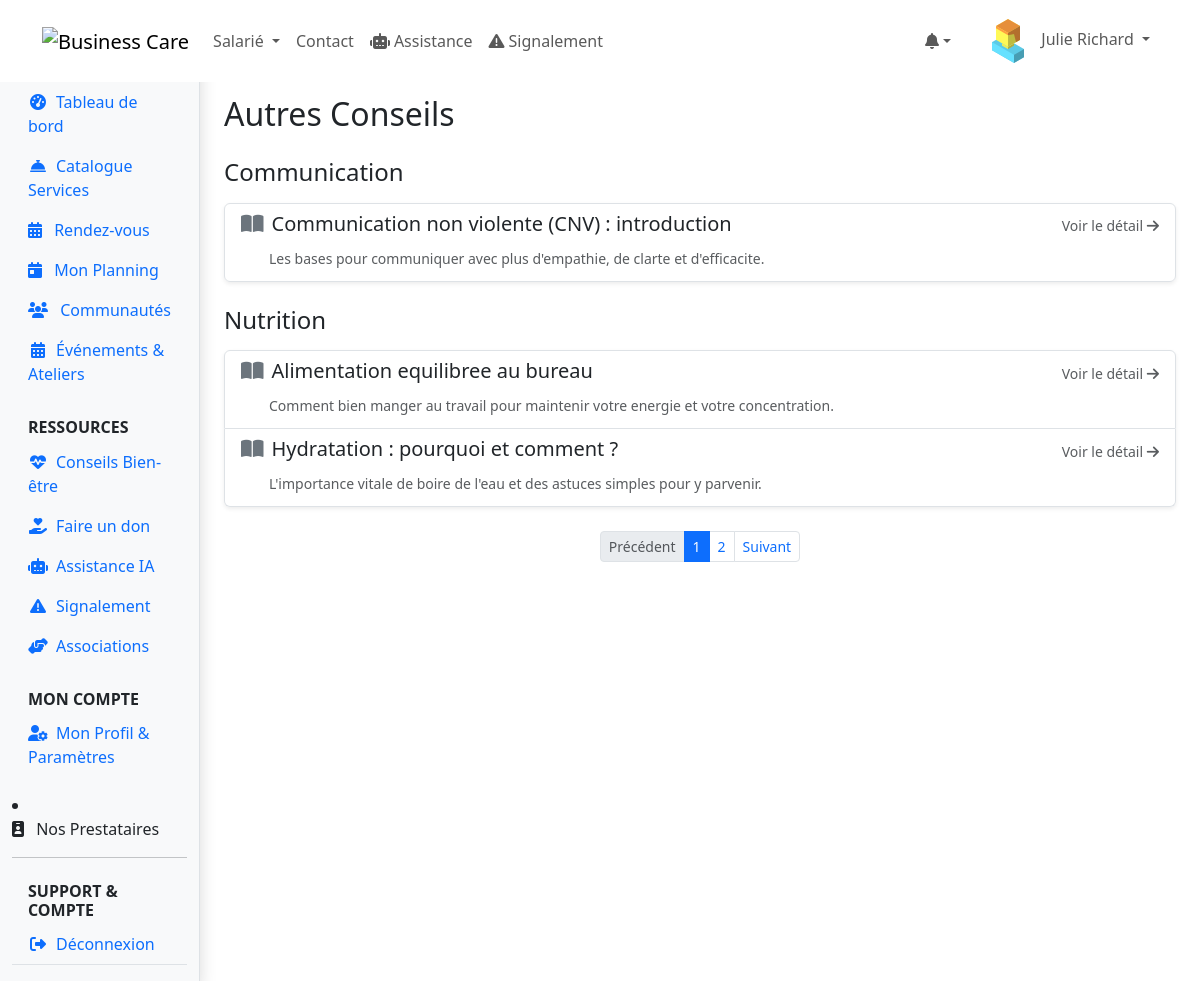
/web-client/modules/employees/counsel.php (signed in), run on the app's committed database.
### tables this page shows
CREATE TABLE conseils (
    id INT PRIMARY KEY AUTO_INCREMENT,
    titre VARCHAR(255) NOT NULL,
    icone VARCHAR(50),
    resume TEXT,
    categorie VARCHAR(100),
    contenu LONGTEXT NOT NULL
);

### shared/web-client/db.php (called while the page is built, shortened)
<?php
function getDbConnection()
{
    static $pdo = null;
    if ($pdo === null) {
        $dsn = "mysql:host=" . DB_HOST . ";dbname=" . DB_NAME . ";charset=" . DB_CHARSET;
        $options = [
            PDO::ATTR_ERRMODE => PDO::ERRMODE_EXCEPTION,
            PDO::ATTR_DEFAULT_FETCH_MODE => PDO::FETCH_ASSOC,
            PDO::ATTR_EMULATE_PREPARES => false,
        ];
        try {
            $pdo = new PDO($dsn, DB_USER, DB_PASS, $options);
        } catch (PDOException $e) {
            die("[FAILURE] Connexion a la base de donnees impossible: " . $e->getMessage());
        }
    }
    return $pdo;
}
function validateTableName($table)
{
    return $table;
}
function executeQuery($sql, $params = [])
{
    try {
        $pdo = getDbConnection();
        $stmt = $pdo->prepare($sql);
        $stmt->execute($params);
        return $stmt;
    } catch (PDOException $e) {
        error_log("PDOException in executeQuery: " . $e->getMessage() . " | SQL: " . $sql . " | Params: " . json_encode($params));
        throw $e;
    }
}
function _buildOrderByClause($orderBy, string $table): string
{
    if (is_string($orderBy) && !empty(trim($orderBy))) {
        if (preg_match('/^[a-zA-Z0-9_,\s\.\(\)]+(?:\s+(?:ASC|DESC))?(?:,\s*[a-zA-Z0-9_,\s\.\(\)]+(?:\s+(?:ASC|DESC))?)*$/', $orderBy)) {
            return " ORDER BY " . $orderBy;
        } else {
            error_log("[WARNING] Invalid characters detected in orderBy clause in _buildOrderByClause for table '$table': " . $orderBy);
        }
    } elseif (!empty($orderBy)) {
        error_log("[WARNING] Invalid type or empty orderBy parameter passed to _buildOrderByClause for table '$table'. Expected string, got: " . gettype($orderBy));
    }
    return '';
}
function _buildLimitOffsetClause($limit, $offset): string
{
    $clause = '';
    return $clause;
}
function fetchAll($table, $where = '', $orderBy = '', $limit = 0, $offset = 0, $params = [])
{
    $table = validateTableName($table);
    $sql = "SELECT * FROM $table";
    $sql .= _buildOrderByClause($orderBy, $table);
    $sql .= _buildLimitOffsetClause($limit, $offset);
    $stmt = executeQuery($sql, $params);
    return $stmt->fetchAll();
}

### web-client/includes/page_functions/modules/employees/counsel.php (called while the page is built, shortened)
<?php
function setupCounselPage()
{
    $pageTitle = "Conseils Bien-être";
    $categoriesPerPage = 2;
    $preferredCounselsGroupedForPage = [];
    $otherCounselsGroupedForPage = [];
    $userServiceType = null;
    $allConseils = [];
    $pagination = [
        'currentPage' => 1,
        'totalPages' => 1,
        'itemsPerPage' => $categoriesPerPage
    ];
    try {
        $tableConseils = defined('TABLE_CONSEILS') ? TABLE_CONSEILS : 'conseils';
        if ($userServiceType !== 'Starter Pack') {
            $allConseils = fetchAll(
                $tableConseils,
                '',
                'categorie ASC, titre ASC'
            );
        }
        $userInterests = [];
        $allPreferredCounselsGrouped = [];
        $allOtherCounselsGrouped = [];
        foreach ($allConseils as $conseil) {
            $category = $conseil['categorie'] ?? 'Autres';
            if ($userServiceType === 'Premium Pack' && in_array($category, $userInterests)) {
                if (!isset($allPreferredCounselsGrouped[$category])) {
                    $allPreferredCounselsGrouped[$category] = [];
                }
                $allPreferredCounselsGrouped[$category][] = $conseil;
            } else {
                if (!isset($allOtherCounselsGrouped[$category])) {
                    $allOtherCounselsGrouped[$category] = [];
                }
                $allOtherCounselsGrouped[$category][] = $conseil;
            }
        }
        $allCategories = array_unique(array_merge(array_keys($allPreferredCounselsGrouped), array_keys($allOtherCounselsGrouped)));
        sort($allCategories);
        $totalCategories = count($allCategories);
        if ($totalCategories > 0) {
            $totalPages = ceil($totalCategories / $categoriesPerPage);
            $pagination['totalPages'] = $totalPages;
            $currentPage = filter_input(INPUT_GET, 'page', FILTER_VALIDATE_INT, [
                'options' => ['default' => 1, 'min_range' => 1]
            ]);
            $currentPage = min($currentPage, $totalPages);
            $pagination['currentPage'] = $currentPage;
            $categoryOffset = ($currentPage - 1) * $categoriesPerPage;
            $categoriesToShow = array_slice($allCategories, $categoryOffset, $categoriesPerPage);
            foreach ($categoriesToShow as $catName) {
                if (isset($allOtherCounselsGrouped[$catName])) {
                    $otherCounselsGroupedForPage[$catName] = $allOtherCounselsGrouped[$catName];
                }
            }
        }
    } catch (Exception $e) {
        error_log("Erreur lors de la récupération ou pagination des conseils par catégorie: " . $e->getMessage());
        flashMessage("Impossible de charger les conseils bien-être.", "danger");
        $preferredCounselsGroupedForPage = [];
        $otherCounselsGroupedForPage = [];
    }
    return [
        'pageTitle' => $pageTitle,
        'preferredCounselsGrouped' => $preferredCounselsGroupedForPage,
        'otherCounselsGrouped' => $otherCounselsGroupedForPage,
        'pagination' => $pagination,
        'userServiceType' => $userServiceType
    ];
}

### web-client/modules/employees/counsel.php (the view, shortened to what this page needs)
<?php
require_once __DIR__ . '/../../includes/page_functions/modules/employees/counsel.php';
$viewData = setupCounselPage();
extract($viewData);
include __DIR__ . '/../../templates/header.php';
?>
<div class="container-fluid">
    <div class="row">
        <?php include __DIR__ . '/../../templates/sidebar.php'; ?>
        <main class="col-md-9 ms-sm-auto col-lg-10 px-md-4 pt-3">
            <div class="d-flex justify-content-between flex-wrap flex-md-nowrap align-items-center pb-2 mb-3 border-bottom">
                <h1 class="h2"><?= htmlspecialchars($pageTitle) ?></h1>
                <a href="<?= WEBCLIENT_URL ?>/modules/employees/dashboard.php" class="btn btn-sm btn-outline-secondary">
                </a>
            </div>
            <?php if (!empty($otherCounselsGrouped)): ?>
                <h2 class="mt-4 mb-3">Autres Conseils</h2>
                <?php foreach ($otherCounselsGrouped as $categorie => $conseils): ?>
                    <h4 class="mt-4 mb-3"><?= htmlspecialchars($categorie) ?></h4>
                    <div class="list-group mb-4 shadow-sm">
                        <?php foreach ($conseils as $conseil):
                            $titre = htmlspecialchars($conseil['titre'] ?? 'Conseil sans titre');
                            $resume = !empty($conseil['resume']) ? htmlspecialchars($conseil['resume']) : 'Pas de résumé.';
                            $icone = !empty($conseil['icone']) ? htmlspecialchars($conseil['icone']) : 'fas fa-book-open';
                            $detailUrl = WEBCLIENT_URL . '/modules/employees/counsel_detail.php?id=' . $conseil['id'];
                        ?>
                            <a href="<?= $detailUrl ?>" class="list-group-item list-group-item-action">
                                <div class="d-flex w-100 justify-content-between align-items-center">
                                    <h5 class="mb-1">
                                        <i class="<?= $icone ?> me-2 text-secondary"></i><?= $titre ?>
                                    </h5>
                                    <small class="text-muted">Voir le détail <i class="fas fa-arrow-right"></i></small>
                                </div>
                                <?php if (!empty($conseil['resume'])): ?>
                                    <p class="mb-1 mt-2 ms-4 ps-1 small text-muted"><?= $resume ?></p>
                                <?php endif; ?>
                            </a>
                        <?php endforeach; ?>
                    </div>
                <?php endforeach; ?>
            <?php endif; ?>
            <?php
            $paginationUrlPattern = WEBCLIENT_URL . '/modules/employees/counsel.php?page={page}';
            echo renderPagination($pagination, $paginationUrlPattern);
            ?>
        </main>
    </div>
</div>

### data on the page
conseils: titre "Communication non violente (CNV) : introduction", resume "Les bases pour communiquer avec plus d'empathie, de clarte et d'efficacite."
conseils: titre "Alimentation equilibree au bureau", resume "Comment bien manger au travail pour maintenir votre energie et votre concentration."
conseils: titre "Hydratation : pourquoi et comment ?", resume "L'importance vitale de boire de l'eau et des astuces simples pour y parvenir."

### other printed values
$_SESSION['user_name'] "Julie Richard"
$categorie "Communication"
$categorie "Nutrition"
$label "Précédent"
$label "1"
$label "2"
$label "Suivant"
